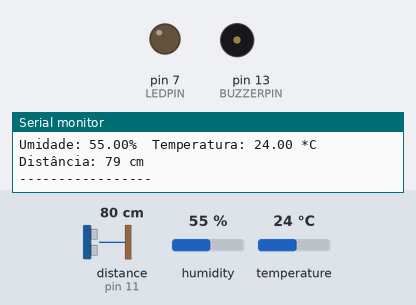
Recording of a sketch running on a simulated Arduino Uno, built with avr-gcc and run on an emulated ATmega328P. Shown: output pins drawn as LEDs (lit = HIGH), buzzer (waves = sounding), the last lines printed to the serial monitor. Wiring (inferred from the names in the program): ultrasonic range finder: trigger pin 12; echo pin 11. The inputs (shaded band) are chosen by the test bench; at power-on: distance to the obstacle (sensor on pin 11) 80 cm, temperature 24 °C, humidity 55 %. The echo pulse lasts 58.3 µs per cm; pins used as bus, display or sensor lines are not drawn.

Above: at 2.8 s.
2.9 s: distance to the obstacle (sensor on pin 11) set to 56 cm
5.6 s: distance to the obstacle (sensor on pin 11) set to 46 cm
At 7.7 s:
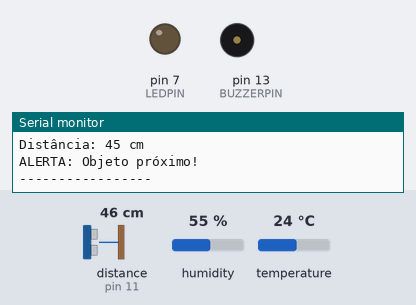
11.6 s: temperature set to 26 °C
At 13.0 s:
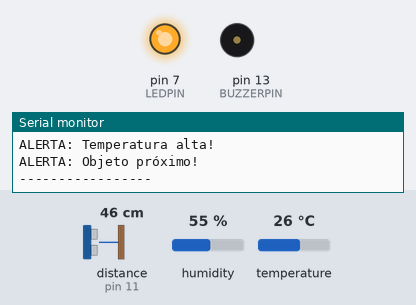
16.1 s: temperature set to 12 °C
At 18.1 s:
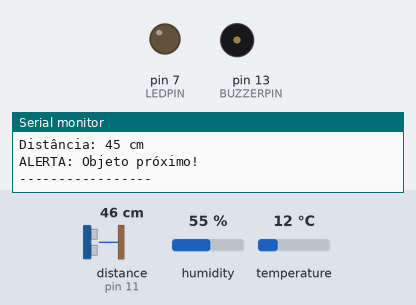
22.1 s: temperature set to 28 °C
At 23.4 s:
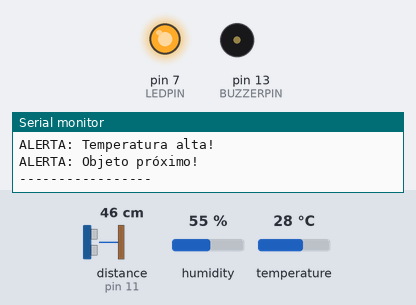
Timing chart, 0 to 29.1 s (numbered marks = the images above; inputs shaded):
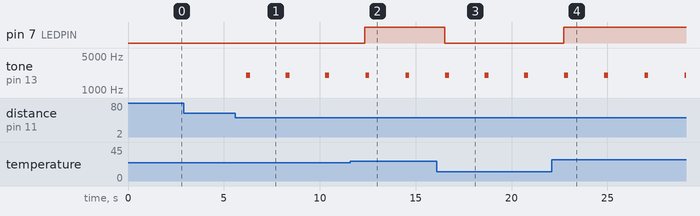

Measured:
- the behaviour switches between 51 and 50 cm on distance to the obstacle (sensor on pin 11) (found by bisection; images 0 and 1)
- the behaviour switches between 24 and 25 °C on temperature (found by bisection; images 1 and 2)
- after the input at 5.6 s, tone on pin 13 (BUZZERPIN): alternates 2000 Hz for 0.20 s and silent for 1.9 s, starting after 0.57 s
- after the input at 11.6 s, pin 7 (LEDPIN): LOW → HIGH after 0.74 s
- after the input at 16.1 s, pin 7 (LEDPIN): HIGH → LOW after 0.43 s
- after the input at 22.1 s, pin 7 (LEDPIN): LOW → HIGH after 0.61 s

The sketch:

monitoramento_de_ambiente.ino
```cpp
/*
 * Projeto: Estação de Monitoramento (Pinos customizados)
 * Autor: [Seu Nome/Nome da Equipe]
 *
 * Componentes:
 * - Sensores: DHT11 (Temp/Umidade), HC-SR04 (Distância)
 * - Atuadores: LED, Buzzer
 *
 * Mapeamento de Pinos:
 * - DHT11 (Data): D10
 * - HC-SR04 (Trig): D12
 * - HC-SR04 (Echo): D11
 * - LED: D7
 * - Buzzer: D13
 */

// Bibliotecas
#include <DHT.h> // Biblioteca para o sensor DHT

// --- Mapeamento de Pinos (Constantes) ---
#define DHTPIN 10       // Pino digital do DHT11 (Temp/Umidade)
#define HCTRIGPIN 12    // Pino Trigger do HC-SR04
#define HCECHOPIN 11    // Pino Echo do HC-SR04
#define LEDPIN 7        // Pino digital para o LED (Alerta de Temp)
#define BUZZERPIN 13    // Pino digital para o Buzzer (Alerta de Distância)

// --- Constantes de Lógica ---
#define TEMPERATURA_ALERTA 24 // Temp. em °C para ligar o LED
#define DISTANCIA_ALERTA 50     // Distância em cm para tocar o buzzer

// --- Configuração do Sensor DHT ---
#define DHTTYPE DHT11  // Define o tipo do sensor como DHT11
DHT dht(DHTPIN, DHTTYPE); // Inicializa o objeto DHT

// --- Variáveis Globais ---
float umidade;
float temperatura;
long duracao;
int distanciaCm;

// =================================================================
// FUNÇÃO SETUP: Executada uma vez
// =================================================================
void setup() {
  Serial.begin(9600);
  Serial.println("Iniciando Estação de Monitoramento...");

  dht.begin(); // Inicializa o sensor DHT

  // Configura pinos dos sensores
  pinMode(HCTRIGPIN, OUTPUT);
  pinMode(HCECHOPIN, INPUT);

  // Configura pinos dos atuadores
  pinMode(LEDPIN, OUTPUT);
  pinMode(BUZZERPIN, OUTPUT);

  // Garante que atuadores comecem desligados
  digitalWrite(LEDPIN, LOW);
  digitalWrite(BUZZERPIN, LOW);
}

// =================================================================
// FUNÇÃO LOOP: Executada continuamente
// =================================================================
void loop() {
  // --- 1. Leitura dos Sensores ---

  // Leitura 1 e 2: Umidade e Temperatura (DHT11)
  umidade = dht.readHumidity();
  temperatura = dht.readTemperature(); // Lê em Celsius

  // Verifica se a leitura do DHT falhou
  if (isnan(temperatura) || isnan(umidade)) {
    Serial.println("Falha ao ler do sensor DHT!");
  } else {
    Serial.print("Umidade: ");
    Serial.print(umidade);
    Serial.print("%\t");
    Serial.print("Temperatura: ");
    Serial.print(temperatura);
    Serial.println(" *C");
  }

  // Leitura 3: Distância (HC-SR04)
  distanciaCm = lerDistancia();
  Serial.print("Distância: ");
  Serial.print(distanciaCm);
  Serial.println(" cm");


  // --- 2. Lógica dos Atuadores ---

  // Lógica 1: Alerta de Temperatura (LED)
  if (!isnan(temperatura) && temperatura > TEMPERATURA_ALERTA) {
    digitalWrite(LEDPIN, HIGH); // Liga o LED
    Serial.println("ALERTA: Temperatura alta!");
  } else {
    digitalWrite(LEDPIN, LOW); // Desliga o LED
  }

  // Lógica 2: Alerta de Proximidade (Buzzer)
  if (distanciaCm < DISTANCIA_ALERTA && distanciaCm > 0) {
    Serial.println("ALERTA: Objeto próximo!");
    // Toca um som curto (frequência, duração)
    tone(BUZZERPIN, 2000, 200); // 2000Hz por 200ms
  }
  // Não precisa de 'else' para desligar o tone com duração

  // --- 3. Delay ---
  Serial.println("-----------------");
  // Espera 2 segundos (o DHT11 não deve ser lido mais rápido que isso)
  delay(2000);
}

// =sem-fim
// FUNÇÃO AUXILIAR: Ler Distância do HC-SR04
// Retorna a distância em centímetros (cm)
// =================================================================
int lerDistancia() {
  // Limpa o HCTRIGPIN
  digitalWrite(HCTRIGPIN, LOW);
  delayMicroseconds(2);

  // Envia um pulso de 10 microssegundos
  digitalWrite(HCTRIGPIN, HIGH);
  delayMicroseconds(10);
  digitalWrite(HCTRIGPIN, LOW);

  // Lê o tempo que o pino HCECHOPIN ficou em HIGH
  duracao = pulseIn(HCECHOPIN, HIGH);

  // Calcula a distância: (Tempo * 0.0343) / 2
  int distancia = duracao * 0.0343 / 2;
  return distancia;
}
```
